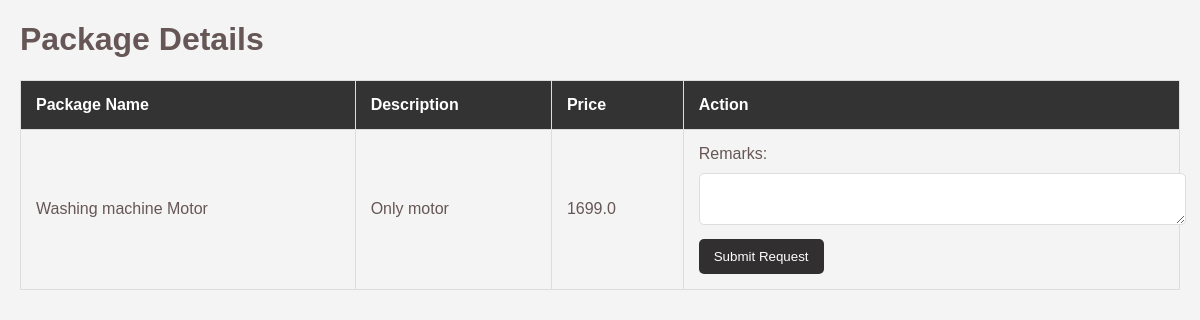
/cuspackages/1, run on the app's committed database.
### app.py (models this page shows, shortened)
class Package(db.Model,UserMixin):
    __tablename__ = 'packages'
    id = db.Column(db.Integer, primary_key=True)
    name = db.Column(db.String(100), nullable=False)
    details = db.Column(db.String(255), nullable=False)
    price = db.Column(db.Float, nullable=False)
    service_id = db.Column(db.Integer, db.ForeignKey('service.id'), nullable=False)
    service_professional_id = db.Column(db.Integer, db.ForeignKey('service_professional.id'), nullable=True)
    service = db.relationship('Service', back_populates='packages')
    service_professional = db.relationship("ServiceProfessional", back_populates="packages")
    service_requests = db.relationship('ServiceRequest', backref='package', lazy=True)

### app.py (the view)
    @app.route('/cuspackages/<int:service_id>', methods=['GET',"POST"])
    def cuspackages(service_id):
        professionals = ServiceProfessional.query.all()
        packages = Package.query.filter_by(service_id=service_id).all()
        service=Service.query.get_or_404(service_id)
        return render_template("cus_pack.html", packages=packages,service=service)

### templates/cus_pack.html (shortened to what this page needs)
<!DOCTYPE html>
<html lang="en">
<head>
    <link rel="stylesheet" href="https://cdnjs.cloudflare.com/ajax/libs/font-awesome/6.0.0-beta3/css/all.min.css">
    <link rel="stylesheet" href="{{ url_for('static', filename='style.css') }}">
</head>
<body>
    <div class="container mt-5">
        <h1 class="mb-4">Package Details</h1>
        <table class="table table-striped">
            <thead>
                <tr>
                    <th>Package Name</th>
                    <th>Description</th>
                    <th>Price</th>
                    <th>Action</th>
                </tr>
            </thead>
            <tbody>
                {% for package in packages %}
                <tr>
                    <td>{{ package.name }}</td>
                    <td>{{ package.details }}</td>
                    <td>{{ package.price }}</td>
                    <td>
                        <form method="POST" action="{{ url_for('servicerequest') }}">
                            <div class="form-group">
                                <label for="remarks_{{ package.id }}">Remarks:</label>
                                <textarea name="remarks" id="remarks_{{ package.id }}" class="form-control"></textarea>
                            </div>
                            <button type="submit" class="btn btn-primary">Submit Request</button>
                            {% endfor %}
                        </form>
                    </td>
                </tr>
            </tbody>
        </table>
    </div>
</body>
</html>

### static/style.css (style rules this page uses)
body { background-color: #808080; color: #665656; }

### templates/cus_pack.html (style rules this page uses)
body { font-family: Arial, sans-serif; margin: 0; padding: 0; background-color: #f4f4f4; }
.container { margin: 20px; }
input[type="text"], input[type="number"], select, textarea { width: 100%; padding: 10px; margin: 10px 0; border: 1px solid #ddd; border-radius: 5px; }
button { background-color: #312f2f; color: #fff; padding: 10px 15px; border: none; border-radius: 5px; cursor: pointer; }
table { width: 100%; border-collapse: collapse; }
table, th, td { border: 1px solid #ddd; }
th, td { padding: 15px; text-align: left; }
th { background-color: #333; color: white; }

### data on the page
Package: name "Washing machine Motor", details "Only motor", price "1699.0"
